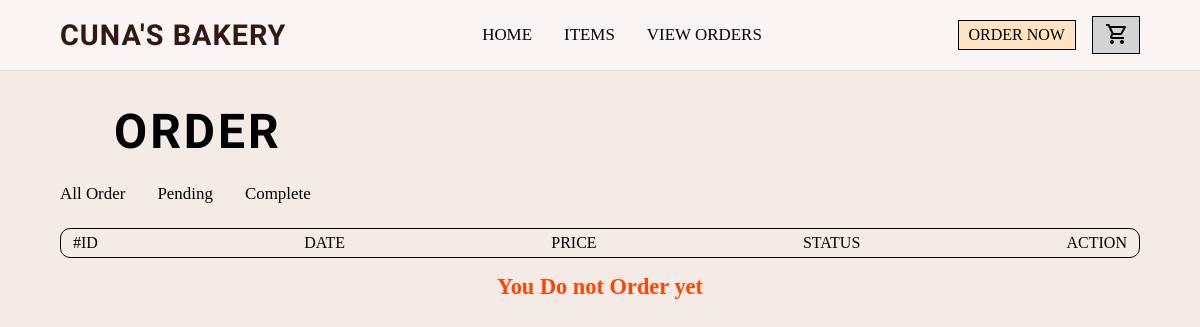
/orders.php (signed in), run on an earlier commit of the app's database.
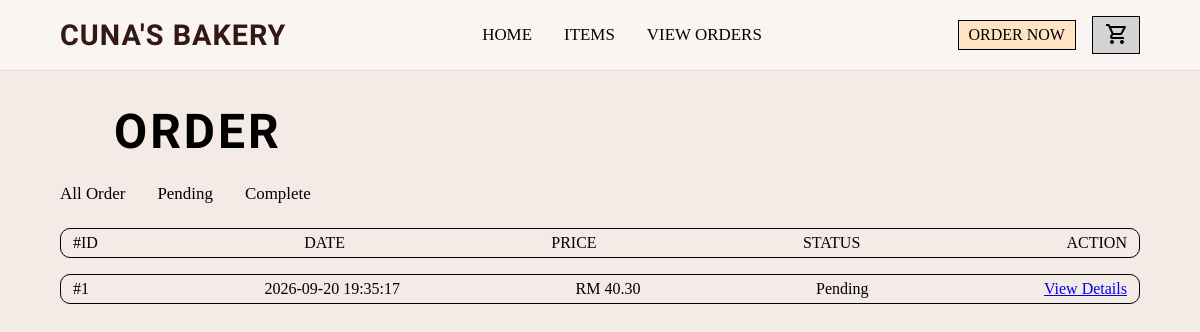
And on a later commit of the database.
### tables this page shows
CREATE TABLE `orders` (
  `orderID` int(11) NOT NULL,
  `userID` int(11) NOT NULL,
  `orderDate` datetime DEFAULT current_timestamp(),
  `totalAmount` decimal(10,2) NOT NULL,
  `status` varchar(30) DEFAULT 'Pending'
);

### orders.php (the view, shortened to what this page needs)
<?php
include 'connect.php';
$userID = $_SESSION['userID'];
$stmt = $conn->prepare("SELECT orderID, totalAmount, orderDate, status
                        FROM orders
                        WHERE userID = ?
                        ORDER BY orderDate DESC");
$stmt->bind_param("i", $userID);
$stmt->execute();
$status = $_GET['status'] ?? 'all';
if ($status === 'pending' || $status === 'complete') {
    $stmt = $conn->prepare("SELECT orderID, totalAmount, orderDate, status
                            FROM orders
                            WHERE userID = ? AND status = ?
                            ORDER BY orderDate DESC");
    $stmt->bind_param("is", $userID, $status);
} else {
    $stmt = $conn->prepare("SELECT orderID, totalAmount, orderDate, status
                            FROM orders
                            WHERE userID = ?
                            ORDER BY orderDate DESC");
    $stmt->bind_param("i", $userID);
}
$stmt->execute();
$result = $stmt->get_result();
?>
<!DOCTYPE html>
<html lang="en">
<head>
    <link rel="stylesheet" href="https://cdnjs.cloudflare.com/ajax/libs/font-awesome/6.0.0/css/all.min.css">
    <link rel="stylesheet" href="style.css">
</head>
<body>
    <nav>
        <div class="logo"><a href="index.php">CUNA'S BAKERY</a></div>
        <ul class="links">
            <li><a href="index.php">HOME</a></li>
            <li><a href="items.php">ITEMS</a></li>
            <li><a href="orders.php">VIEW ORDERS</a></li>
        </ul>
        <div class="btns">
            <a href="items.php" class="order-now-btn">ORDER NOW</a>
            <a href="cart.php" class="cart-btn"><span class="material-symbols-outlined">shopping_cart</span></a>
        </div>
    </nav>
    <main>
        <div class="header">
            <h1>ORDER</h1>
        </div>
        <div class="order">
            <ul class="links">
                <li><a href="orders.php?status=all">All Order</a></li>
                <li><a href="orders.php?status=pending">Pending</a></li>
                <li><a href="orders.php?status=complete">Complete</a></li>
            </ul>
        </div>
        <div class="table">
            <p>#ID</p>
            <p>DATE</p>
            <p>PRICE</p>
            <p>STATUS</p>
            <p>ACTION</p>
        </div>
        <?php
        if (mysqli_num_rows($result) > 0) {
            while ($order = $result->fetch_assoc()) { ?>
                <div class="order-items">
                    <p>#<?= htmlspecialchars($order['orderID']) ?></p>
                    <p><?= $order['orderDate'] ?></p>
                    <p>RM <?= $order['totalAmount'] ?></p>
                    <p><?= $order['status'] ?></p>
                    <a href="order_details.php?orderID=<?= $order['orderID'] ?>">
                        View Details
                    </a>
                </div>
        <?php
            }
        } else {
            echo "<div class='cart-empty'><p>You Do not Order yet</p></div>";
        }
        ?>
    </main>
</body>
</html>

What changed in the data, as far as the page shows it:
added orders: orderID "1", orderDate "2026-09-20 19:35:17", totalAmount "40.30", status "Pending"
Also different on the page:
text no longer shown: "You Do not Order yet"
